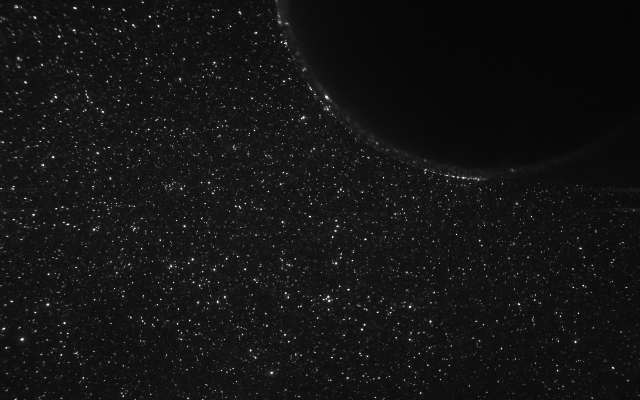
#> input picture Image_treatment-master/Input/Buckling_zoom_FPS_10k_00001.tif, 1280 x 800 px (shown at 1/2 size)
$ python PIV_mask_fit.py   (Python 2 division)
#> lines starting #> are read from the running program, lines starting #| are printed output that depends on the picture; after the words box and inside, x2 and y2 are one past the last pixel; in counts of white or black regions, pixels touching at a corner belong together
import numpy as np
import cv2
from scipy.signal import savgol_filter
BLUR=3
CANNY = 12
THRESH_DENSITY = 5
GAUSSIANTHRESH = 3
# STEP = 449
im = cv2.imread('Input/Buckling_zoom_FPS_10k_00001.tif',0)
#> im is the input picture: shape (800, 1280); min 4, max 255, mean 20.1
h,w = im.shape
#> h = 800; w = 1280
x0,y0,h,w = 0,0,480,900
im_a = im[y0:y0+h,x0:x0+w]
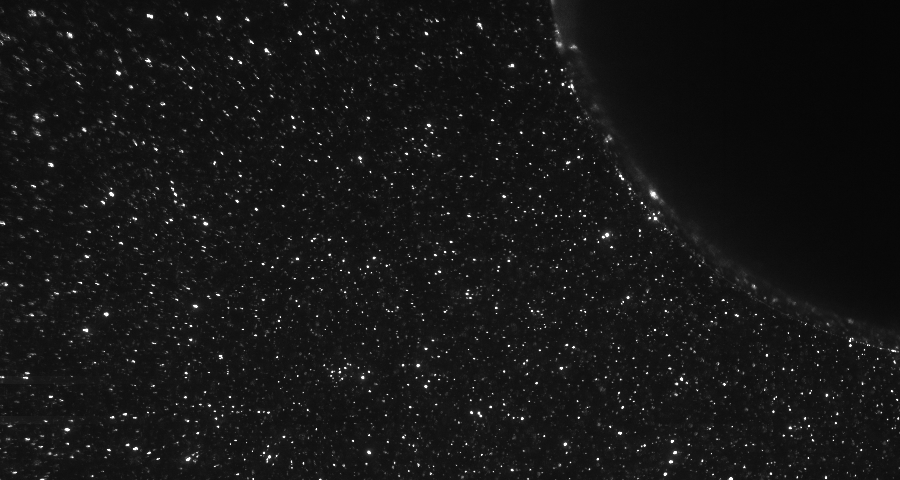
#> im_a: shape (480, 900); min 5, max 255, mean 22.2
# im_b = im[y0+h:-1,x0:x0+w]
cv2.imshow("Zone A", im_a)
# cv2.imshow("Zone B", im_b)
cv2.waitKey()
MIN_NEIGHBORS = 15

def neighboring(point,main_array,blocksize):


    if (point[0]+blocksize)<=np.amax(main_array[:,0]):
        x_max = point[0]+blocksize
    else:
        x_max = np.amax(main_array[:,0])
    if (point[0]-blocksize)>=0:
        x_min = point[0]-blocksize
    else:
        x_min = 0
    if (point[1]+blocksize)<=np.amax(main_array[:,1]):
        y_max = point[1]+blocksize
    else:
        y_max = np.amax(main_array[:,1])
    if (point[1]-blocksize)>=0:
        y_min = point[1]-blocksize
    else:
        y_min = 0

    x_centered = np.argwhere(abs(main_array[:,0]-point[0])/(0.5*(x_max-x_min))<1.0)
    y_centered = np.argwhere(abs(main_array[:,1]-point[1])/(0.5*(y_max-y_min))<1.0)
    ind = np.intersect1d(x_centered,y_centered)


    return ind.size


cv2.GaussianBlur(im,(BLUR,BLUR),0)

output_img_a = np.zeros(im_a.shape,dtype=im.dtype)
ret,thresh = cv2.threshold(im_a,150,255,0)
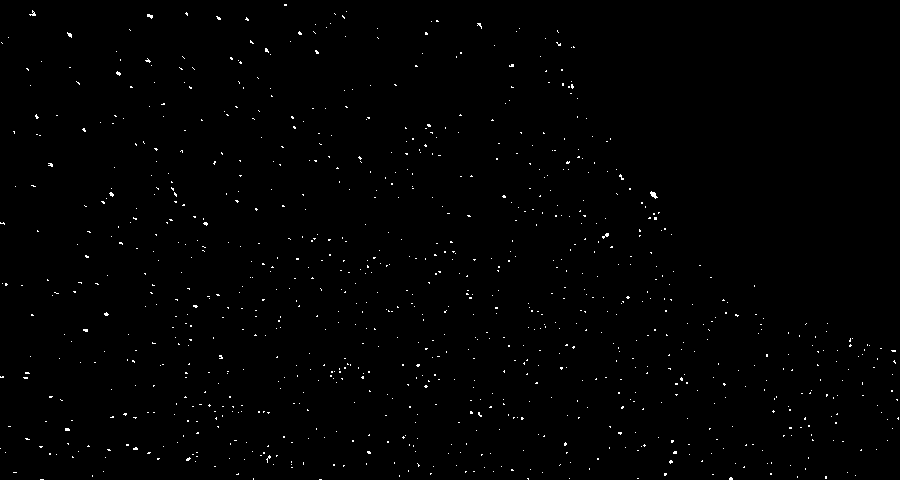
#> thresh: shape (480, 900); 0.63% white in thin lines or dots
thresh_2 = cv2.adaptiveThreshold(im_a, 255, cv2.ADAPTIVE_THRESH_GAUSSIAN_C, cv2.THRESH_BINARY_INV, GAUSSIANTHRESH, 3)
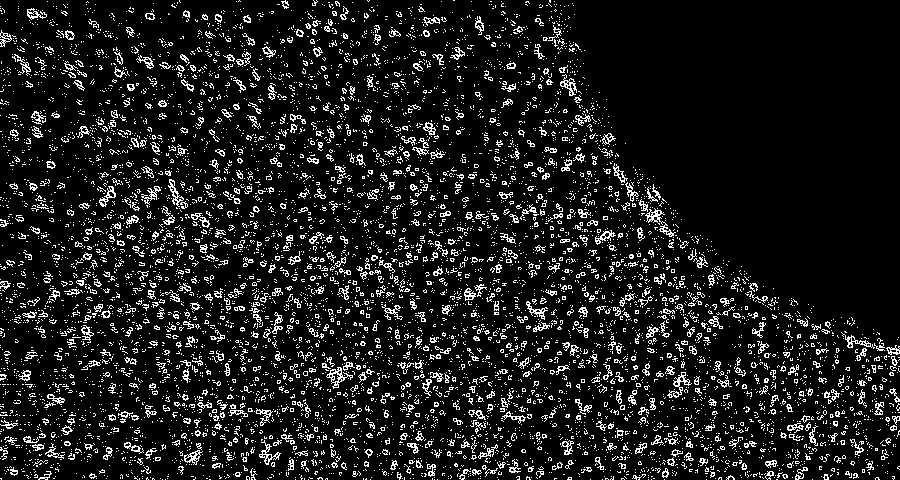
#> thresh_2: shape (480, 900); 10.7% white in thin lines or dots
edges_a = cv2.Canny(im_a,CANNY ,CANNY)
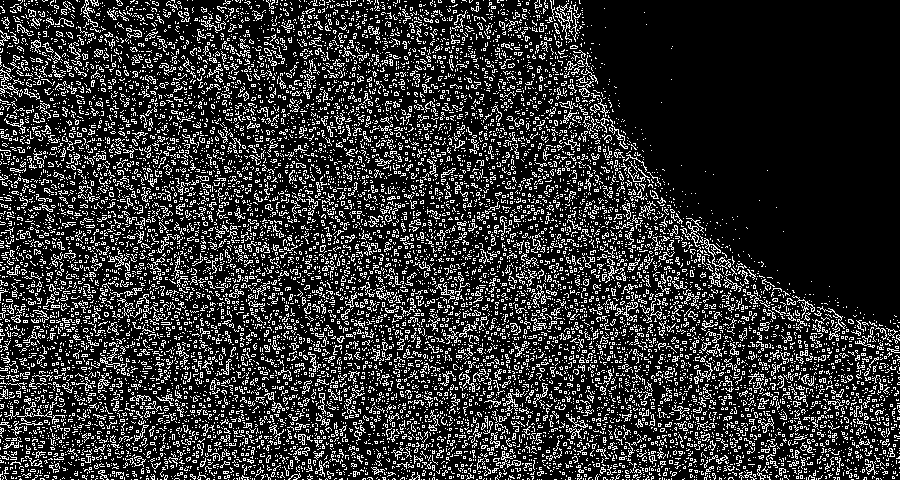
#> edges_a: shape (480, 900); 19.3% white in thin lines or dots
edges_a = thresh_2
cv2.imshow('test',edges_a)
cv2.waitKey()

index_a = np.array(np.nonzero(edges_a),dtype=np.int32)
at = index_a[0].copy()
index_a[0] = index_a[1]
index_a[1] = at
index_a = index_a.transpose()
#> index_a = 46367 pairs, first value 0 to 899, second value 0 to 479
list_y_a = []
for i in xrange(np.amin(index_a[0:,1]),np.amax(index_a[0:,1])):
    yi = np.where(index_a[:,1]==i)

    x_positions = index_a[yi]
    # max_density_index = np.argmax(densities)
    # x_considered = x_positions[max_density_index]
    try:
        yi_xmax = np.argmax(x_positions[0:,0])
        while True:
            yi_xmax = np.argmax(x_positions[0:,0])
            density = neighboring(x_positions[yi_xmax],index_a,5)
            print x_positions[yi_xmax],density
            if density > MIN_NEIGHBORS:
                break
            else:
                x_positions = x_positions[:-1,:]

        x_positions[yi_xmax][0]+=35

        list_y_a.append(x_positions[yi_xmax])
    except ValueError:
        pass
#> this loop made 479 passes
#> (printed output is left out)
edges_a = cv2.cvtColor(edges_a,cv2.COLOR_GRAY2RGB)
#> edges_a: shape (480, 900, 3); 10.7% white in thin lines or dots
array_y_a = np.array(list_y_a)
x_axis = array_y_a[:,0].copy()
array_y_a[:,0] = array_y_a[:,1]
y_axis = array_y_a[:,0]
array_y_a[:,1] = x_axis
array_y_a[:,1] = savgol_filter(array_y_a[:,1], 101, 3)
for i in xrange(1,array_y_a.shape[0]):
    pti_1=array_y_a[i-1][1],array_y_a[i-1][0]
    pti=array_y_a[i][1],array_y_a[i][0]
    cv2.line(edges_a,pti_1,pti,(0,255,0),1)
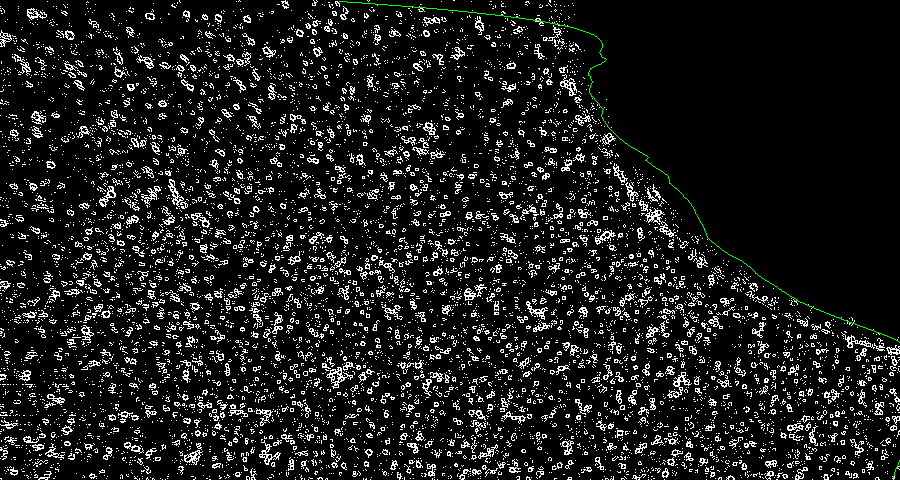
#> edges_a: shape (480, 900, 3); mean B, G, R 27.4, 27.8, 27.4
cv2.imshow('test',edges_a)
x_axis = array_y_a[:,0].copy()
array_y_a[:,0] = array_y_a[:,1]
y_axis = array_y_a[:,0]
array_y_a[:,1] = x_axis
for i in xrange(1,array_y_a.shape[0]):

    edges_a[array_y_a[i][1],array_y_a[i][0]:]=(255,255,255)
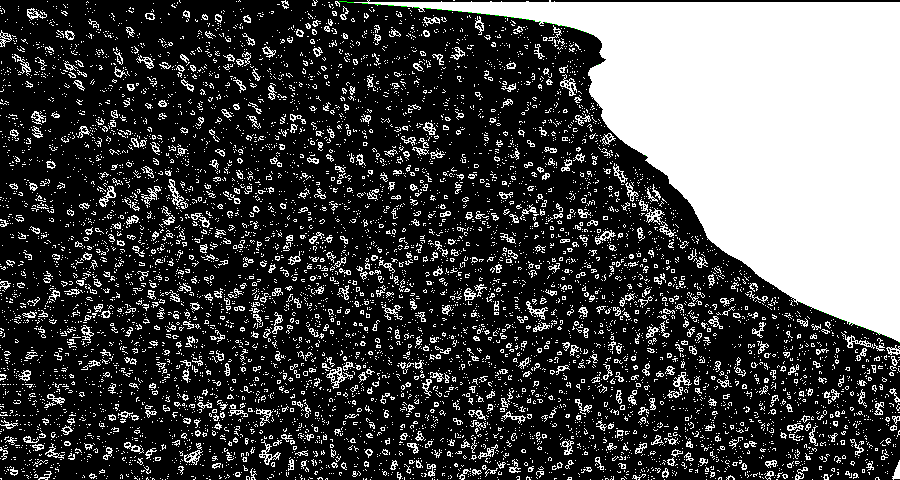
#> edges_a: shape (480, 900, 3); 18.14% of pixels changed, all inside (x1, y1, x2, y2) = (354, 2, 900, 479)
cv2.imshow('test',edges_a)
cv2.waitKey()


# [49 lines of commented-out code are left out]

$ run again, with Image_treatment-master/Input/Buckling_zoom_FPS_10k_16475.tif copied over Image_treatment-master/Input/Buckling_zoom_FPS_10k_00001.tif
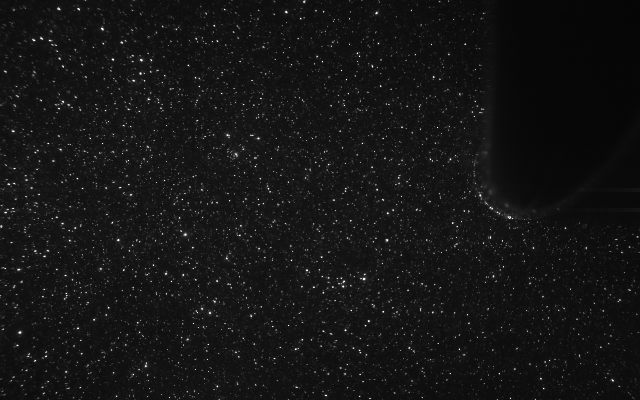
#> input picture Image_treatment-master/Input/Buckling_zoom_FPS_10k_16475.tif, 1280 x 800 px (shown at 1/2 size)
#> im is the input picture: shape (800, 1280); min 3, max 255, mean 20.8
#> `ret,thresh = cv2.threshold(im_a,150,255,0)`:
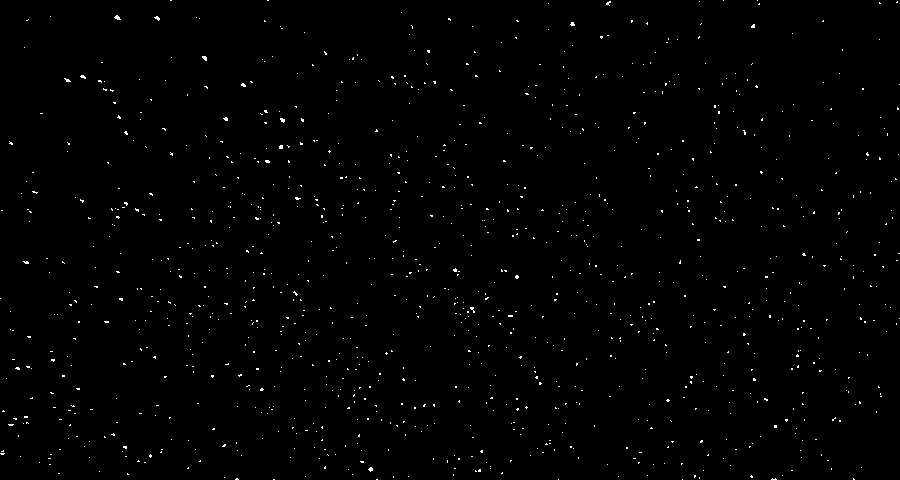
#> thresh: shape (480, 900); 0.69% white in thin lines or dots
#> thresh_2: shape (480, 900); 12.5% white in thin lines or dots
#> index_a = 53835 pairs, first value 0 to 899, second value 0 to 479
#> the loop `for i in xrange(np.amin(index_a[0:,1]),np.amax(index_a[0:,1])):` made 479 passes
#> (printed output is left out)
#> after the loop `for i in xrange(1,array_y_a.shape[0]):`:
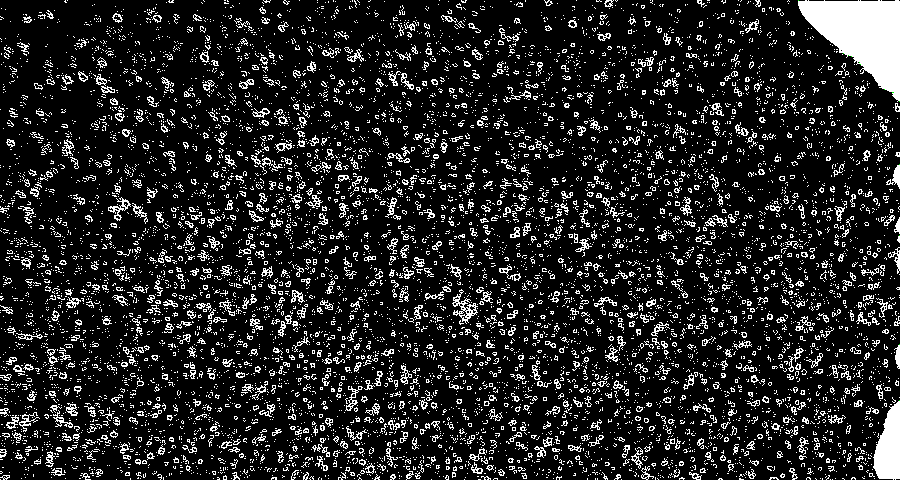
#> edges_a: shape (480, 900, 3); mean B, G, R 35.9, 35.9, 35.9
